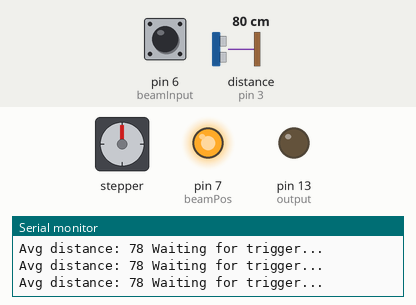
Simulated run of this sketch. Board: Arduino Uno, built with avr-gcc and run on an emulated ATmega328P. Shown: stepper motor, output pins drawn as LEDs (lit = HIGH), the last lines printed to the serial monitor. Wiring (inferred from the names in the program): ultrasonic range finder: trigger pin 2; echo pin 3; stepper motor (2048 steps per turn assumed): coils pin 8, pin 9, pin 10, pin 11. The inputs (shaded band) are chosen by the test bench; at power-on: distance to the obstacle (sensor on pin 3) 80 cm, pin 6 (beamInput) HIGH. The echo pulse lasts 58.3 µs per cm; pins used as bus, display or sensor lines are not drawn.

Above: at 1.7 s.
1.8 s: distance to the obstacle (sensor on pin 3) set to 34 cm
4.8 s: distance to the obstacle (sensor on pin 3) set to 27 cm
At 5.8 s:
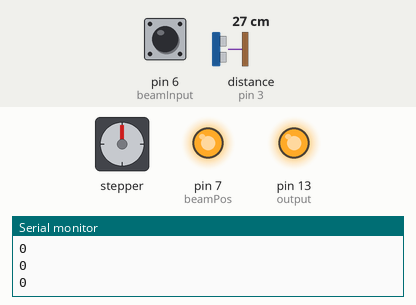
Timing chart, 0 to 7.8 s (numbered marks = the images above; inputs shaded):
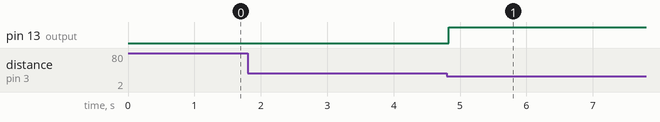

Measured:
- the behaviour switches between 32 and 31 cm on distance to the obstacle (sensor on pin 3) (found by bisection; images 0 and 1)
- after the input at 4.8 s, pin 13 (output): LOW → HIGH at once

The sketch:

main-sensors-touchless.ino
```cpp
/**
 * Code for the Candy Dispenser - Main sesnors board (Touchless version)
 * Created by Brent Barker (Barkers Random Projects)
 *
 * The purpose of this board is to wait until something goes in front of the
 * ultrasonic distance sensor, then send a single to a secondary arduino board
 * telling it to turn on and off a stepper motor, and waits for a IR break
 * sensor to be tripped.
 *
 * Checkout out the YouTube video to see it working!!
 *
 */


// Pin that talks to other Arduino
#define output 13

// Button led light and input
#define btnIn 12
//#define btnOut 11
#define ledPinRed 11
#define ledPinGreen 10
#define ledPinPos 9

// IR Beam Sensor
#define beamNeg 8
#define beamPos 7
#define beamInput 6

// Ultrasonic Sensor
#define ultraTrigPin 2
#define ultraEchoPin 3
#define ultraGnd 4
#define ultraVcc 5


// Define variables for distance
long duration;
int distance = 0;
boolean running = true;
//int buttonState = 0;
int threshold = 15;
void setup() {

  pinMode(output, OUTPUT);

  pinMode(btnIn, INPUT);
  //pinMode(btnOut, OUTPUT);
  //digitalWrite(btnOut, HIGH);

  pinMode(ledPinRed, OUTPUT);
  digitalWrite(ledPinRed, LOW);


  pinMode(ledPinPos, OUTPUT);
  digitalWrite(ledPinPos, HIGH);

  pinMode(ledPinGreen, OUTPUT);
  digitalWrite(ledPinGreen, LOW);


  // IR Beam Sensor
  pinMode(beamPos, OUTPUT);
  digitalWrite(beamPos, HIGH);

  pinMode(beamNeg, OUTPUT);
  digitalWrite(beamNeg, LOW);
  pinMode(beamInput, INPUT);
  digitalWrite(beamInput, HIGH);

  // Ultrasonic Sensor
  pinMode(ultraTrigPin, OUTPUT);
  pinMode(ultraEchoPin, INPUT);

  pinMode(ultraGnd, OUTPUT);
  digitalWrite(ultraGnd, LOW);
  pinMode(ultraVcc, OUTPUT);
  digitalWrite(ultraVcc, HIGH);

  //Begin Serial communication at a baudrate of 9600:
  Serial.begin(9600);
  delay(500);
}

void loop() {

  Serial.println("Loop");
  turnOffStepper();
  delay(250);


  // Prevent kids from holding the button down
  distance = getDistanceAvg();

  while (distance < 30) {
    distance = getDistanceAvg();
    Serial.println("Wait for their hand to move");
    delay(500);
  }
  turnOnGreenLed();
  delay(250);
  while (distance > 30) {
    distance = getDistanceAvg();
    Serial.println("Waiting for trigger...");
  }

  turnOnRedLed();
  turnOnStepper();

  // Wait for beam to be broken
  while (!isBeamBroken()) {
    Serial.println(isBeamBroken());
  }
  turnOffStepper();
  delay(300);

  // Wait for beam to reconnect
  while (isBeamBroken()) {
    Serial.println(isBeamBroken());
    turnOnStepper();
    delay(40);
    turnOffStepper();
    delay(350);
  }
}

int getButtonState() {
  return digitalRead(btnIn);
}

bool isBeamBroken() {
  return !digitalRead(beamInput);
}

void turnOffStepper() {
  digitalWrite(output, LOW);
}

void turnOnStepper() {
  digitalWrite(output, HIGH);
}

int getDistance() {
  int distance = 0;
  // Clear the trigPin by setting it LOW:
  digitalWrite(ultraTrigPin, LOW);
  delayMicroseconds(5);
  // Trigger the sensor by setting the trigPin high for 10 microseconds:
  digitalWrite(ultraTrigPin, HIGH);
  delayMicroseconds(10);
  digitalWrite(ultraTrigPin, LOW);
  // Read the echoPin, pulseIn() returns the duration (length of the pulse) in microseconds:
  duration = pulseIn(ultraEchoPin, HIGH);
  // Calculate the distance:
  distance = duration*0.034/2;
  return distance;
}

void turnOnGreenLed() {
  digitalWrite(ledPinRed, HIGH);
  digitalWrite(ledPinGreen, LOW);
}

void turnOnRedLed() {
  digitalWrite(ledPinRed, LOW);
  digitalWrite(ledPinGreen, HIGH);
}

int getDistanceAvg() {

  int count = 10;
  int distanceAdd = 0;
  for(int i = 0; i < count; i++) {
    distanceAdd += getDistance();
  }
  Serial.print("Avg distance: ");
  Serial.print(distanceAdd / count);
  Serial.print(" ");
  return distanceAdd / count;
}
```
